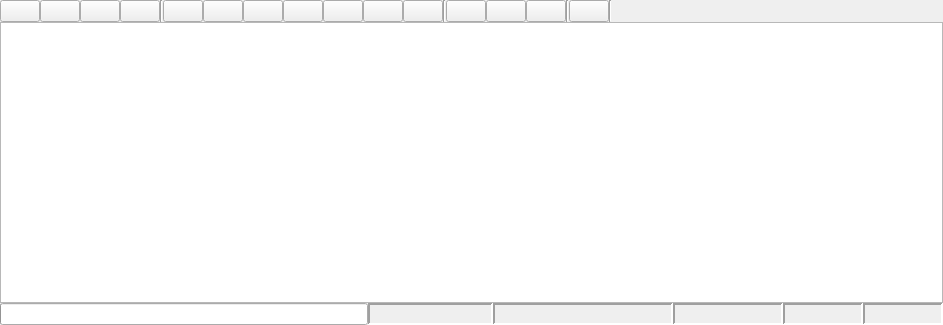
<?xml version="1.0" encoding="UTF-8"?>
<ui version="4.0">
 <class>Bag</class>
 <widget class="QWidget" name="Bag">
  <property name="geometry">
   <rect>
    <x>0</x>
    <y>0</y>
    <width>943</width>
    <height>325</height>
   </rect>
  </property>
  <property name="windowTitle">
   <string>Bag</string>
  </property>
  <layout class="QVBoxLayout" name="verticalLayout">
   <property name="spacing">
    <number>0</number>
   </property>
   <property name="leftMargin">
    <number>0</number>
   </property>
   <property name="topMargin">
    <number>0</number>
   </property>
   <property name="rightMargin">
    <number>0</number>
   </property>
   <property name="bottomMargin">
    <number>0</number>
   </property>
   <item>
    <layout class="QHBoxLayout" name="horizontalLayout">
     <item>
      <widget class="QPushButton" name="record_button">
       <property name="toolTip">
        <string>Record Bag</string>
       </property>
       <property name="text">
        <string/>
       </property>
       <property name="iconSize">
        <size>
         <width>16</width>
         <height>16</height>
        </size>
       </property>
      </widget>
     </item>
     <item>
      <widget class="QPushButton" name="load_button">
       <property name="toolTip">
        <string>Load Bag</string>
       </property>
       <property name="text">
        <string/>
       </property>
       <property name="iconSize">
        <size>
         <width>16</width>
         <height>16</height>
        </size>
       </property>
      </widget>
     </item>
     <item>
      <widget class="QPushButton" name="clear_timeline_button">
       <property name="toolTip">
        <string>Clear timeline</string>
       </property>
       <property name="text">
        <string/>
       </property>
      </widget>
     </item>
     <item>
      <widget class="QPushButton" name="save_button">
       <property name="toolTip">
        <string>Save Bag</string>
       </property>
       <property name="text">
        <string/>
       </property>
       <property name="iconSize">
        <size>
         <width>16</width>
         <height>16</height>
        </size>
       </property>
      </widget>
     </item>
     <item>
      <widget class="Line" name="line_3">
       <property name="orientation">
        <enum>Qt::Vertical</enum>
       </property>
      </widget>
     </item>
     <item>
      <widget class="QPushButton" name="begin_button">
       <property name="toolTip">
        <string>Go To Beginning</string>
       </property>
       <property name="text">
        <string/>
       </property>
       <property name="iconSize">
        <size>
         <width>16</width>
         <height>16</height>
        </size>
       </property>
      </widget>
     </item>
     <item>
      <widget class="QPushButton" name="slower_button">
       <property name="toolTip">
        <string>Slower / Rewind</string>
       </property>
       <property name="text">
        <string/>
       </property>
       <property name="iconSize">
        <size>
         <width>16</width>
         <height>16</height>
        </size>
       </property>
      </widget>
     </item>
     <item>
      <widget class="QPushButton" name="previous_button">
       <property name="toolTip">
        <string>Previous frame</string>
       </property>
       <property name="text">
        <string/>
       </property>
       <property name="iconSize">
        <size>
         <width>16</width>
         <height>16</height>
        </size>
       </property>
      </widget>
     </item>
     <item>
      <widget class="QPushButton" name="play_button">
       <property name="toolTip">
        <string>Play / Pause</string>
       </property>
       <property name="text">
        <string/>
       </property>
       <property name="iconSize">
        <size>
         <width>16</width>
         <height>16</height>
        </size>
       </property>
       <property name="checkable">
        <bool>true</bool>
       </property>
      </widget>
     </item>
     <item>
      <widget class="QPushButton" name="next_button">
       <property name="toolTip">
        <string>Next frame</string>
       </property>
       <property name="text">
        <string/>
       </property>
       <property name="iconSize">
        <size>
         <width>16</width>
         <height>16</height>
        </size>
       </property>
      </widget>
     </item>
     <item>
      <widget class="QPushButton" name="faster_button">
       <property name="toolTip">
        <string>Fast Forward</string>
       </property>
       <property name="text">
        <string/>
       </property>
       <property name="iconSize">
        <size>
         <width>16</width>
         <height>16</height>
        </size>
       </property>
      </widget>
     </item>
     <item>
      <widget class="QPushButton" name="end_button">
       <property name="toolTip">
        <string>Go To End</string>
       </property>
       <property name="text">
        <string/>
       </property>
       <property name="iconSize">
        <size>
         <width>16</width>
         <height>16</height>
        </size>
       </property>
      </widget>
     </item>
     <item>
      <widget class="Line" name="line">
       <property name="orientation">
        <enum>Qt::Vertical</enum>
       </property>
      </widget>
     </item>
     <item>
      <widget class="QPushButton" name="zoom_in_button">
       <property name="toolTip">
        <string>Zoom In</string>
       </property>
       <property name="text">
        <string/>
       </property>
       <property name="iconSize">
        <size>
         <width>16</width>
         <height>16</height>
        </size>
       </property>
      </widget>
     </item>
     <item>
      <widget class="QPushButton" name="zoom_out_button">
       <property name="toolTip">
        <string>Zoom Out</string>
       </property>
       <property name="text">
        <string/>
       </property>
       <property name="iconSize">
        <size>
         <width>16</width>
         <height>16</height>
        </size>
       </property>
      </widget>
     </item>
     <item>
      <widget class="QPushButton" name="zoom_all_button">
       <property name="toolTip">
        <string>Zoom Home</string>
       </property>
       <property name="text">
        <string/>
       </property>
       <property name="iconSize">
        <size>
         <width>16</width>
         <height>16</height>
        </size>
       </property>
      </widget>
     </item>
     <item>
      <widget class="Line" name="line_2">
       <property name="orientation">
        <enum>Qt::Vertical</enum>
       </property>
      </widget>
     </item>
     <item>
      <widget class="QPushButton" name="thumbs_button">
       <property name="toolTip">
        <string>Toggle Thumbnails</string>
       </property>
       <property name="text">
        <string/>
       </property>
       <property name="iconSize">
        <size>
         <width>16</width>
         <height>16</height>
        </size>
       </property>
       <property name="checkable">
        <bool>true</bool>
       </property>
      </widget>
     </item>
     <item>
      <widget class="Line" name="line_4">
       <property name="orientation">
        <enum>Qt::Vertical</enum>
       </property>
      </widget>
     </item>
     <item>
      <spacer name="horizontalSpacer">
       <property name="orientation">
        <enum>Qt::Horizontal</enum>
       </property>
       <property name="sizeHint" stdset="0">
        <size>
         <width>40</width>
         <height>20</height>
        </size>
       </property>
      </spacer>
     </item>
    </layout>
   </item>
   <item>
    <widget class="BagGraphicsView" name="graphics_view">
     <property name="horizontalScrollBarPolicy">
      <enum>Qt::ScrollBarAlwaysOff</enum>
     </property>
    </widget>
   </item>
   <item>
    <layout class="QHBoxLayout" name="status_bar_layout">
     <item>
      <widget class="QProgressBar" name="progress_bar">
       <property name="sizePolicy">
        <sizepolicy hsizetype="Minimum" vsizetype="Fixed">
         <horstretch>0</horstretch>
         <verstretch>0</verstretch>
        </sizepolicy>
       </property>
       <property name="value">
        <number>0</number>
       </property>
       <property name="textVisible">
        <bool>false</bool>
       </property>
      </widget>
     </item>
     <item>
      <widget class="QLabel" name="stamp_label">
       <property name="maximumSize">
        <size>
         <width>125</width>
         <height>16777215</height>
        </size>
       </property>
       <property name="toolTip">
        <string>Time Stamp of the current playhead</string>
       </property>
       <property name="frameShape">
        <enum>QFrame::Panel</enum>
       </property>
       <property name="frameShadow">
        <enum>QFrame::Sunken</enum>
       </property>
       <property name="lineWidth">
        <number>2</number>
       </property>
       <property name="text">
        <string/>
       </property>
      </widget>
     </item>
     <item>
      <widget class="QLabel" name="date_label">
       <property name="maximumSize">
        <size>
         <width>180</width>
         <height>16777215</height>
        </size>
       </property>
       <property name="toolTip">
        <string>Date and time of the playhead</string>
       </property>
       <property name="frameShape">
        <enum>QFrame::Panel</enum>
       </property>
       <property name="frameShadow">
        <enum>QFrame::Sunken</enum>
       </property>
       <property name="lineWidth">
        <number>2</number>
       </property>
       <property name="text">
        <string/>
       </property>
      </widget>
     </item>
     <item>
      <widget class="QLabel" name="seconds_label">
       <property name="minimumSize">
        <size>
         <width>0</width>
         <height>0</height>
        </size>
       </property>
       <property name="maximumSize">
        <size>
         <width>110</width>
         <height>16777215</height>
        </size>
       </property>
       <property name="toolTip">
        <string>Number of Seconds from the beginning of the current playhead</string>
       </property>
       <property name="frameShape">
        <enum>QFrame::Panel</enum>
       </property>
       <property name="frameShadow">
        <enum>QFrame::Sunken</enum>
       </property>
       <property name="lineWidth">
        <number>2</number>
       </property>
       <property name="text">
        <string/>
       </property>
      </widget>
     </item>
     <item>
      <widget class="QLabel" name="playspeed_label">
       <property name="maximumSize">
        <size>
         <width>80</width>
         <height>16777215</height>
        </size>
       </property>
       <property name="frameShape">
        <enum>QFrame::Panel</enum>
       </property>
       <property name="frameShadow">
        <enum>QFrame::Sunken</enum>
       </property>
       <property name="lineWidth">
        <number>2</number>
       </property>
       <property name="text">
        <string/>
       </property>
      </widget>
     </item>
     <item>
      <widget class="QLabel" name="filesize_label">
       <property name="maximumSize">
        <size>
         <width>80</width>
         <height>16777215</height>
        </size>
       </property>
       <property name="frameShape">
        <enum>QFrame::Panel</enum>
       </property>
       <property name="frameShadow">
        <enum>QFrame::Sunken</enum>
       </property>
       <property name="lineWidth">
        <number>2</number>
       </property>
       <property name="text">
        <string/>
       </property>
      </widget>
     </item>
    </layout>
   </item>
  </layout>
 </widget>
 <customwidgets>
  <customwidget>
   <class>BagGraphicsView</class>
   <extends>QGraphicsView</extends>
   <header>rqt_bag.bag_widget</header>
  </customwidget>
 </customwidgets>
 <resources/>
 <connections/>
</ui>
